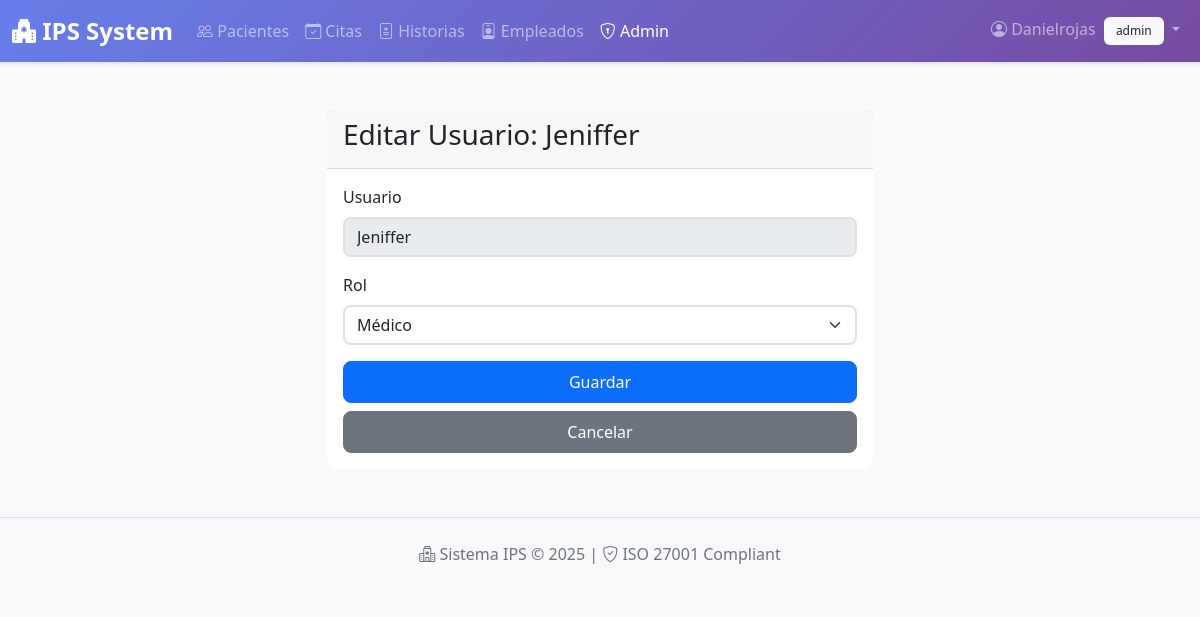
/admin/users/2/edit (signed in), run on the app's committed database.
### app/models.py (models this page shows, shortened)
class User(UserMixin, db.Model):
    id = db.Column(db.Integer, primary_key=True)
    username = db.Column(db.String(100), unique=True, nullable=False)
    password_hash = db.Column(db.String(128))
    role = db.Column(db.String(50), default='recepcionista', nullable=False)  # admin, medico, recepcionista, enfermero
    failed_login_attempts = db.Column(db.Integer, default=0)
    locked_until = db.Column(db.DateTime, nullable=True)
    def has_role(self, role: str) -> bool:
        return self.role == role

### app/admin/routes.py (the view, shortened to what this page needs)
@admin_bp.route('/users/<int:user_id>/edit', methods=['GET', 'POST'])
@login_required
@require_role('admin')
def edit_user(user_id):
    user = User.query.get_or_404(user_id)
    form = UserManagementForm()
    if not form.is_submitted():
        form.username.data = user.username
        form.role.data = user.role
    return render_template('admin/edit_user.html', form=form, user=user, title='Editar Usuario')

### app/forms.py
class UserManagementForm(FlaskForm):
    username = StringField('Usuario', validators=[DataRequired(message='El usuario es requerido')])
    role = SelectField('Rol', choices=[
        ('recepcionista', 'Recepcionista'),
        ('enfermero', 'Enfermero'),
        ('medico', 'Médico'),
        ('admin', 'Administrador')
    ], validators=[DataRequired()])
    submit = SubmitField('Guardar')

### app/auth/__init__.py (called while the page is built)
@auth_bp.before_app_request
def before_request():
    pass

### app/infrastructure/security/access_control.py (called while the page is built)
def require_role(role):
    def decorator(f):
        @wraps(f)
        def decorated_function(*args, **kwargs):
            if not current_user.is_authenticated:
                flash('Por favor inicia sesión para acceder.')
                return redirect(url_for('auth.login'))
            if not current_user.has_role(role):
                flash(f'Acceso denegado. Se requiere rol: {role}')
                abort(403)
            return f(*args, **kwargs)
        return decorated_function
    return decorator

### app/templates/admin/edit_user.html (shortened to what this page needs)
{% extends "base.html" %}
{% block content %}
<div class="container mt-5">
    <div class="row justify-content-center">
        <div class="col-md-6">
            <div class="card">
                <div class="card-header">
                    <h3>Editar Usuario: {{ user.username }}</h3>
                </div>
                <div class="card-body">
                    <form method="POST" action="">
                        <div class="mb-3">
                            {{ form.username.label(class="form-label") }}
                            {{ form.username(class="form-control", readonly=True) }}
                        </div>
                        <div class="mb-3">
                            {{ form.role.label(class="form-label") }}
                            {{ form.role(class="form-select") }}
                        </div>
                        <div class="d-grid gap-2">
                            {{ form.submit(class="btn btn-primary") }}
                            <a href="{{ url_for('admin.list_users') }}" class="btn btn-secondary">Cancelar</a>
                        </div>
                    </form>
                </div>
            </div>
        </div>
    </div>
</div>
{% endblock %}

### app/templates/base.html (shortened to what this page needs)
<!DOCTYPE html>
<html lang="es">
<head>
    <link href="https://cdn.jsdelivr.net/npm/bootstrap@5.1.3/dist/css/bootstrap.min.css" rel="stylesheet">
    <link rel="stylesheet" href="https://cdn.jsdelivr.net/npm/bootstrap-icons@1.8.0/font/bootstrap-icons.css">
    <link rel="stylesheet" href="{{ url_for('static', filename='css/custom.css') }}">
</head>
<body>
    <nav class="navbar navbar-expand-lg navbar-dark" style="background: linear-gradient(135deg, #667eea 0%, #764ba2 100%);">
        <div class="container-fluid">
            <a class="navbar-brand" href="{{ url_for('main.index') }}">
                <i class="bi bi-hospital-fill"></i> IPS System
            </a>
            <div class="collapse navbar-collapse" id="navbarNav">
                <ul class="navbar-nav me-auto">
                    {% if current_user.is_authenticated %}
                        <li class="nav-item">
                            <a class="nav-link {% if request.endpoint == 'patients.index' %}active{% endif %}" href="{{ url_for('patients.index') }}">
                                <i class="bi bi-people"></i> Pacientes
                            </a>
                        </li>
                        {% if has_endpoint('appointments.index') %}
                        <li class="nav-item">
                            <a class="nav-link {% if request.endpoint and 'appointments' in request.endpoint %}active{% endif %}" href="{{ url_for('appointments.index') }}">
                                <i class="bi bi-calendar-check"></i> Citas
                            </a>
                        </li>
                        {% endif %}
                        {% if has_endpoint('records.list_records') %}
                        <li class="nav-item">
                            <a class="nav-link {% if request.endpoint and 'records' in request.endpoint %}active{% endif %}" href="{{ url_for('records.list_records') }}">
                                <i class="bi bi-file-medical"></i> Historias
                            </a>
                        </li>
                        {% endif %}
                        {% if has_endpoint('employees.index') %}
                        <li class="nav-item">
                            <a class="nav-link {% if request.endpoint and 'employees' in request.endpoint %}active{% endif %}" href="{{ url_for('employees.index') }}">
                                <i class="bi bi-person-badge"></i> Empleados
                            </a>
                        </li>
                        {% endif %}
                        {% if current_user.has_role('admin') and has_endpoint('admin.list_users') %}
                        <li class="nav-item">
                            <a class="nav-link {% if request.endpoint and 'admin' in request.endpoint %}active{% endif %}" href="{{ url_for('admin.list_users') }}">
                                <i class="bi bi-shield-lock"></i> Admin
                            </a>
                        </li>
                        {% endif %}
                    {% endif %}
                </ul>
                <ul class="navbar-nav">
                    {% if current_user.is_authenticated %}
                        <li class="nav-item dropdown">
                            <a class="nav-link dropdown-toggle" href="#" id="userDropdown" role="button" data-bs-toggle="dropdown">
                                <i class="bi bi-person-circle"></i> {{ current_user.username }}
                                <span class="badge bg-light text-dark ms-1">{{ current_user.role }}</span>
                            </a>
                        </li>
                    {% endif %}
                </ul>
            </div>
        </div>
    </nav>
    <main class="fade-in">
        {% block content %}{% endblock %}
    </main>
    <footer class="mt-5 py-4 bg-light border-top">
        <div class="container text-center text-muted">
            <p class="mb-0">
                <i class="bi bi-hospital"></i> Sistema IPS &copy; 2025 |
                <i class="bi bi-shield-check"></i> ISO 27001 Compliant
            </p>
        </div>
    </footer>
</body>
</html>

### app/static/css/custom.css (style rules this page uses)
:root { --primary-gradient: linear-gradient(135deg, #667eea 0%, #764ba2 100%); --success-gradient: linear-gradient(135deg, #11998e 0%, #38ef7d 100%); --info-gradient: linear-gradient(135deg, #3a7bd5 0%, #00d2ff 100%); --warning-gradient: linear-gradient(135deg, #f093fb 0%, #f5576c 100%); }
body { font-family: 'Segoe UI', Tahoma, Geneva, Verdana, sans-serif; background-color: #f8f9fa; }
.navbar { box-shadow: 0 2px 4px rgba(0,0,0,0.1); }
.navbar-brand { font-weight: bold; font-size: 1.5rem; }
.card { border: none; border-radius: 10px; transition: all 0.3s ease; }
.btn { border-radius: 8px; padding: 0.5rem 1.5rem; font-weight: 500; transition: all 0.3s ease; }
.form-control, .form-select { border-radius: 8px; border: 2px solid #e0e0e0; transition: border-color 0.3s ease; }
.badge { padding: 0.5rem 0.75rem; border-radius: 6px; font-weight: 500; }
.fade-in { animation: fadeIn 0.5s ease-in; }

### data on the page
User: username "Danielrojas", role "admin"
User: username "Jeniffer", role "Médico"
